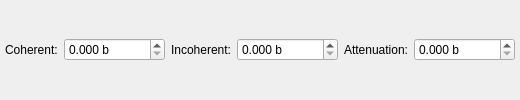
              <widget class="QWidget" name="page_4">
               <layout class="QHBoxLayout" name="horizontalLayout_4">
                <property name="leftMargin">
                 <number>5</number>
                </property>
                <property name="topMargin">
                 <number>5</number>
                </property>
                <property name="rightMargin">
                 <number>5</number>
                </property>
                <property name="bottomMargin">
                 <number>5</number>
                </property>
                <item>
                 <widget class="QLabel" name="lbCoherentXSection_2">
                  <property name="text">
                   <string>Coherent:</string>
                  </property>
                 </widget>
                </item>
                <item>
                 <widget class="QDoubleSpinBox" name="spCanCoherentXSection">
                  <property name="suffix">
                   <string> b</string>
                  </property>
                  <property name="decimals">
                   <number>3</number>
                  </property>
                  <property name="maximum">
                   <double>1000000.000000000000000</double>
                  </property>
                  <property name="singleStep">
                   <double>0.100000000000000</double>
                  </property>
                 </widget>
                </item>
                <item>
                 <widget class="QLabel" name="lbIncoherentXSection_2">
                  <property name="text">
                   <string>Incoherent:</string>
                  </property>
                 </widget>
                </item>
                <item>
                 <widget class="QDoubleSpinBox" name="spCanIncoherentXSection">
                  <property name="suffix">
                   <string> b</string>
                  </property>
                  <property name="decimals">
                   <number>3</number>
                  </property>
                  <property name="maximum">
                   <double>1000000.000000000000000</double>
                  </property>
                  <property name="singleStep">
                   <double>0.100000000000000</double>
                  </property>
                 </widget>
                </item>
                <item>
                 <widget class="QLabel" name="lbAttenuationXSection_2">
                  <property name="text">
                   <string>Attenuation:</string>
                  </property>
                 </widget>
                </item>
                <item>
                 <widget class="QDoubleSpinBox" name="spCanAttenuationXSection">
                  <property name="suffix">
                   <string> b</string>
                  </property>
                  <property name="decimals">
                   <number>3</number>
                  </property>
                  <property name="maximum">
                   <double>1000000.000000000000000</double>
                  </property>
                  <property name="singleStep">
                   <double>0.100000000000000</double>
                  </property>
                 </widget>
                </item>
               </layout>
              </widget>
